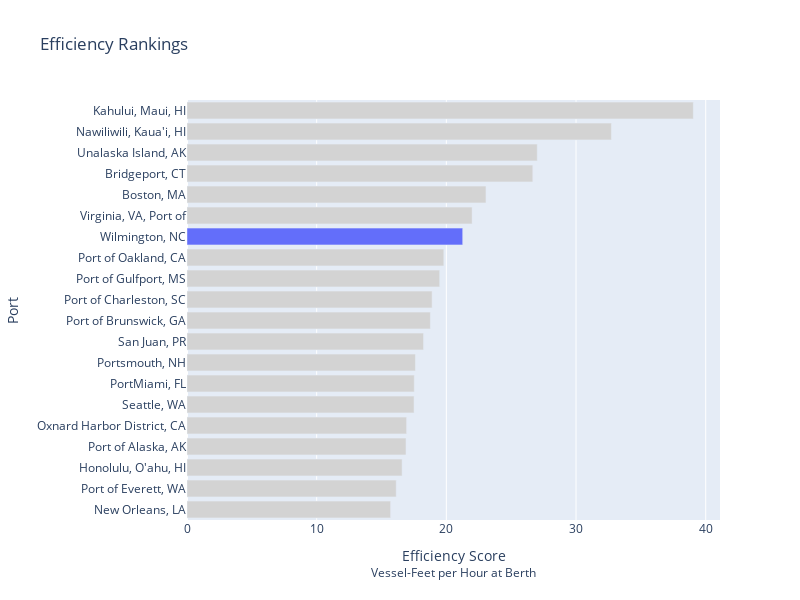

The notebook cell this image was saved under:
### Code cell
#get top ports
top_ports = (
    calls_df
    .group_by('port_name')
    .agg(
        (pl.col('vessel_size')/pl.col('hrs_at_berth')).mean().alias('Efficiency Score')
    )
    .sort(pl.col('Efficiency Score'), descending=True)
    .limit(20)
    .to_series()
)

#define bar chart function
fig = px.bar(
    data_frame=(
        calls_df
        .filter(pl.col('port_name').is_in(top_ports))
        .group_by('port_name')
        .agg(
            (pl.col('vessel_size')/pl.col('hrs_at_berth')).mean().alias('Efficiency Score')
        )
        .sort(pl.col('Efficiency Score'))
    ),
    labels={'port_name':'Port'},
    x='Efficiency Score', y='port_name', title='Efficiency Rankings',
    width=800, height=600,
)

#annotate
fig.add_annotation(
    text="Vessel-Feet per Hour at Berth",
    xref="paper", yref="paper",
    x=0.5, y=-0.15,
    showarrow=False,
    font=dict(size=12),
    align="center"
)

fig["data"][0]["marker"]["color"] = [fig["data"][0]["marker"]['color'] if 
                                     c == 'Wilmington, NC' else 
                                     "lightgrey" for c in fig["data"][0]["y"]]

fig.show()

### Figure 1 — Plotly figure (JSON) as saved in the notebook; plotly's stock layout.template omitted (floating-point values rounded to 4 significant figures)
{"data": [{"hovertemplate": "Efficiency Score=%{x}<br>Port=%{y}<extra></extra>", "legendgroup": "", "marker": {"color": ["lightgrey", "lightgrey", "lightgrey", "lightgrey", "lightgrey", "lightgrey", "lightgrey", "lightgrey", "lightgrey", "lightgrey", "lightgrey", "lightgrey", "lightgrey", "#636efa", "lightgrey", "lightgrey", "lightgrey", "lightgrey", "lightgrey", "lightgrey"], "pattern": {"shape": ""}}, "name": "", "orientation": "h", "showlegend": false, "textposition": "auto", "type": "bar", "x": [15.7, 16.13, 16.59, 16.89, 16.93, 17.51, 17.53, 17.61, 18.24, 18.77, 18.9, 19.49, 19.8, 21.26, 21.99, 23.05, 26.67, 27.01, 32.73, 39.05], "xaxis": "x", "y": ["New Orleans, LA", "Port of Everett, WA", "Honolulu, O'ahu, HI", "Port of Alaska, AK", "Oxnard Harbor District, CA", "Seattle, WA", "PortMiami, FL", "Portsmouth, NH", "San Juan, PR", "Port of Brunswick, GA", "Port of Charleston, SC", "Port of Gulfport, MS", "Port of Oakland, CA", "Wilmington, NC", "Virginia, VA, Port of", "Boston, MA", "Bridgeport, CT", "Unalaska Island, AK", "Nawiliwili, Kaua'i, HI", "Kahului, Maui, HI"], "yaxis": "y"}], "layout": {"annotations": [{"align": "center", "font": {"size": 12}, "showarrow": false, "text": "Vessel-Feet per Hour at Berth", "x": 0.5, "xref": "paper", "y": -0.15, "yref": "paper"}], "barmode": "relative", "height": 600, "legend": {"tracegroupgap": 0}, "title": {"text": "Efficiency Rankings"}, "width": 800, "xaxis": {"anchor": "y", "domain": [0, 1], "title": {"text": "Efficiency Score"}}, "yaxis": {"anchor": "x", "domain": [0, 1], "title": {"text": "Port"}}}}
